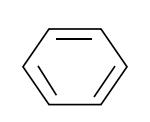
#> input picture opencv/chemistry/benzene4.jpg, 150 x 122 px
$ python Demo1.py   (Python 2 division)
#> lines starting #> are read from the running program, lines starting #| are printed output that depends on the picture; after the words box and inside, x2 and y2 are one past the last pixel; in counts of white or black regions, pixels touching at a corner belong together
#__author__ = 'James'
#-*-coding:utf-8-*-

import cv2
import numpy as np
from matplotlib import pyplot as plt

def first_demo():
    img1 = cv2.imread('benzene4.jpg',0)          # queryImage
    img2 = cv2.imread('chemistry1.jpg',0)        # trainImage

    # Initiate ORB detector
    orb = cv2.ORB_create(nfeatures=500, edgeThreshold=24)

    kp1, des1 = orb.detectAndCompute(img1,None)
    kp2, des2 = orb.detectAndCompute(img2,None)
    print 'kp1_length:',len(kp1)
    # print 'kp1:',kp1
    print 'kp2_length:',len(kp2)
    # print 'kp2:',kp2

    # FLANN parameters
    FLANN_INDEX_LSH = 0
    index_params= dict(algorithm = FLANN_INDEX_LSH, table_number = 6, key_size = 12,multi_probe_level = 1)
    search_params = dict(checks=50)   # or pass empty dictionary

    flann = cv2.FlannBasedMatcher(index_params, search_params)

    matches = flann.knnMatch(np.asarray(des1,np.float32),np.asarray(des2,np.float32), k=2)

    # Need to draw only good matches, so create a mask
    matchesMask = [[0,0] for i in xrange(len(matches))]
    print '匹配数:',len(matches)
    # ratio test as per Lowe's paperbenzene-ring2.jpg
    for i,(m,n) in enumerate(matches):
        if m.distance < 0.7*n.distance:
            matchesMask[i]=[1,0]
    draw_params = dict(matchColor = (0,255,0),
                   singlePointColor = (255,0,0),
                   matchesMask = matchesMask,
                   flags = 0)
    img3 = cv2.drawMatchesKnn(img1,kp1,img2,kp2,matches,None,**draw_params)

    plt.imshow(img3,),plt.show()


def Homography():
    MIN_MATCH_COUNT = 10

    img1 = cv2.imread('benzene4.jpg',0)          # queryImage
#> img1 is the input picture: shape (122, 150); min 0, max 255, mean 245.2
    img2 = cv2.imread('chemistry1.jpg',0)          # trainImage
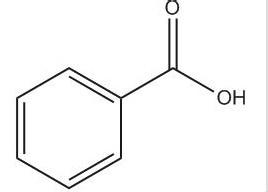
#> input picture opencv/chemistry/chemistry1.jpg, 268 x 192 px
#> img2 is the input picture: shape (192, 268); min 0, max 255, mean 246.8

    # Initiate ORB detector
    orb = cv2.ORB_create(nfeatures=500, edgeThreshold=5)

    # find the keypoints and descriptors with ORB
    kp1, des1 = orb.detectAndCompute(img1,None)
#> kp1 = 351 keypoints; strongest (x, y, size): (124, 66, 31), (49, 31, 31), (100, 31, 31), (127, 66, 31)
    kp2, des2 = orb.detectAndCompute(img2,None)
#> kp2 = 500 keypoints; strongest (x, y, size): (121, 99, 31), (119, 99, 31), (122, 97, 31), (241, 94, 31)
    print 'kp1_length:',len(kp1)
#| kp1_length: 351
    print 'kp2_length:',len(kp2)
#| kp2_length: 500

    # FLANN parameters
    FLANN_INDEX_LSH = 0
    index_params= dict(algorithm = FLANN_INDEX_LSH, table_number = 6, key_size = 12,multi_probe_level = 1)
    search_params = dict(checks=50)   # or pass empty dictionary

    flann = cv2.FlannBasedMatcher(index_params, search_params)
    matches = flann.knnMatch(np.asarray(des1,np.float32),np.asarray(des2,np.float32), k=2)
#> matches = 351 matches
    print '匹配数:',len(matches)
#| 匹配数: 351
    good = []
    for m,n in matches:
        if m.distance < 0.8*n.distance:
            good.append(m)
#> after the loop, good = 28 matches

    if len(good)>MIN_MATCH_COUNT:
        src_pts = np.float32([kp1[m.queryIdx].pt for m in good]).reshape(-1,1,2)
#> src_pts = 28 rows, first 8: [108, 39], [113, 47], [41, 71], [109, 74], [106.8, 38.4], [110.4, 43.2], [114, 48], [109.4, 41.76]
        dst_pts = np.float32([kp2[m.trainIdx].pt for m in good]).reshape(-1,1,2)
#> dst_pts = 28 rows, first 8: [222.9, 95.04], [150, 80.4], [219, 102], [178, 7], [222.9, 95.04], [190.1, 77.76], [48, 79.2], [222.9, 95.04]

        # cv2.findHomography(srcPoints, dstPoints[, method[, ransacReprojThreshold[, mask]]]) → retval, mask
        # ransacReprojThreshold –Maximum allowed reprojection error to treat a point pair as an inlier (used in the RANSAC method only)
        M, mask = cv2.findHomography(src_pts, dst_pts, cv2.RANSAC, 5.0)
#> M = [[-1.84, -0.289, 222.6], [-0.769, -0.136, 93.89], [-0.00827, -0.00128, 1]]; mask = 28 values, max 1 at index 0, min 0 at index 1, mean 0.25
        matchesMask = mask.ravel().tolist()
#> matchesMask has the same summary as mask

        h,w = img1.shape
#> h = 122; w = 150
        pts = np.float32([ [0,0],[0,h-1],[w-1,h-1],[w-1,0] ]).reshape(-1,1,2)
#> pts = [[0, 0], [0, 121], [149, 121], [149, 0]]
        dst = cv2.perspectiveTransform(pts,M)
#> dst = [[222.6, 93.89], [222, 91.59], [223.7, 96.23], [222.2, 89.45]]
        # cv2.polylines(img, pts, isClosed, color[, thickness[, lineType[, shift]]]) → img
        img2 = cv2.polylines(img2,[np.int32(dst)],True, 127, 3, cv2.LINE_AA)
#> img2: shape (192, 268); 0.15% of pixels changed, all inside (x1, y1, x2, y2) = (219, 87, 227, 99)
    else:
        print "Not enough matches are found - %d/%d" % (len(good),MIN_MATCH_COUNT)
        matchesMask = None

    draw_params = dict( matchColor = (0,255,0), # draw matches in green color
                        singlePointColor = None,
                        matchesMask = matchesMask, # draw only inliers
                        flags = 2)
#> draw_params = 4 items
    img3 = cv2.drawMatches(img1,kp1,img2,kp2,good,None,**draw_params)
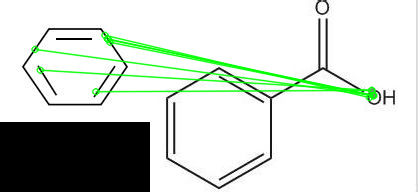
#> img3: shape (192, 418, 3); mean of channels 0, 1, 2 207.2, 214.6, 207.2; drawn as B, G, R
    plt.imshow(img3, 'gray'),plt.show()

# first_demo()
Homography()
